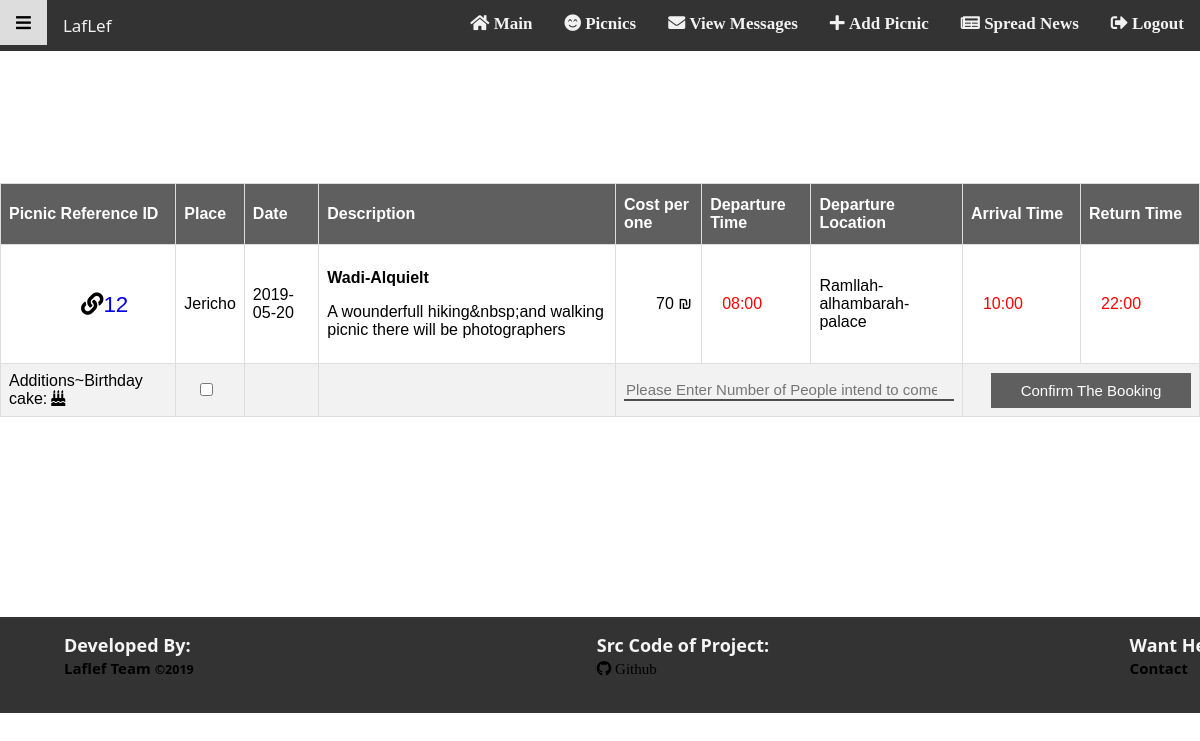
/booking.php?id=12 (signed in), run on the app's committed database.
### tables this page shows
CREATE TABLE IF NOT EXISTS `picnic` (
  `pid` int(11) NOT NULL AUTO_INCREMENT,
  `food` varchar(128) NOT NULL,
  `cost` double NOT NULL,
  `capacity` int(11) NOT NULL,
  `description` text NOT NULL,
  `returntime` time NOT NULL,
  `arrivaltime` time NOT NULL,
  `departuretime` time NOT NULL,
  `date` date NOT NULL,
  `departurelocation` varchar(45) NOT NULL,
  `place` varchar(45) NOT NULL,
  `activities` text NOT NULL,
  `images` varchar(45) NOT NULL DEFAULT 'default.jpg;default.jpg;default.jpg',
  `title` varchar(45) NOT NULL,
  `escorts` varchar(30) NOT NULL,
  `escorttel` int(12) NOT NULL,
  PRIMARY KEY (`pid`)
);

### model.php (called while the page is built, shortened)
<?php
$server = "localhost";
$username = "root";
$password = "";
$dbname = "laflefbzu";
$conn = "mysql:host=$server;dbname=$dbname";
$pdo = null;
try {
    $pdo = new PDO($conn, $username, $password);
    $pdo->setAttribute(PDO::ATTR_ERRMODE, PDO::ERRMODE_EXCEPTION);
} catch (PDOException $e) {
    die($e->getMessage());
}
function getPicnicById($pid)
{
    global $pdo;
    return $pdo->query("select pid , place , date , description , cost , departuretime , departurelocation , arrivaltime , returntime from picnic where pid = " . $pid . ";");
}
function trackPicnicsCapacity($pid)
{
    global $pdo;
    return $pdo->query("select sum(pnum) total_bookers from book where pid = " . $pid);
}
function getPicnicsCapacity($pid)
{
    global $pdo;
    return $pdo->query("select capacity from picnic where pid = " . $pid);
}

### booking.php (the view, shortened to what this page needs)
<?php
include 'layout.php';
include 'model.php';
?>
<div class="container" id="container">
    <form method="post" action="confirmation.php" id="form">
        <table class="picnic-table">
            <thead>
            <tr>
                <th>Picnic Reference ID</th>
                <th>Place</th>
                <th>Date</th>
                <th>Description</th>
                <th>Cost per one</th>
                <th>Departure Time</th>
                <th>Departure Location</th>
                <th>Arrival Time</th>
                <th>Return Time</th>
            </tr>
            </thead>
            <tbody>
            <?php
            $res = null;
            $capacityNum = 0;
            $bookers = 0;
            if (isset($_GET['id'])) {
                $capacity = getPicnicsCapacity($_GET['id']);
                $booker = trackPicnicsCapacity($_GET['id']);
                if ($i = $capacity->fetch()) {
                    $capacityNum = $i['capacity'];
                }
                if ($j = $booker->fetch()) {
                    $bookers = $j['total_bookers'];
                }
                $res = getPicnicById($_GET['id']);
            }
            $keys = ["pid", "place", "date", "description", "cost", "departuretime", "departurelocation", "arrivaltime", "returntime"];
            if ($row = $res->fetch()) {
            ?>
            <tr><?php
                foreach ($keys as $i) {
                    if ($i == "description") {
                        $desc = explode(',', $row[$i]);
                        $row[$i] = $desc[0];
                    }
                    if ($i == "pid") {
                        echo "<td  data-tool-tip='For more Details' class='pid' style='padding-left: 80px;font-size: 1.4pc'><a id='pidA' href='#'" . $row[$i] . "' style='text-decoration:none;'>" . $row[$i] . "</a></td>";
                        ?>
                    <?php
                    } else if ($i == "cost") {
                    ?>
                    <td style="padding-left: 40px"><?= $row[$i] ?> &#8362;</td><?php
                    } else if (strpos($i, "time")) {
                        $time = explode(":", $row[$i]);
                        unset($time[2]);
                        $row[$i] = implode(":", $time);
                        ?>
                    <td style="padding-left: 20px">
                        <time><?= $row[$i] ?></time></td><?php
                    } else { ?>
                    <td><?= $row[$i] ?></td><?php
                    }
                }
                echo "</tr>";
                } ?>
            <tr>
                <td colspan="1"><label style="font-size: 16px" id="Bcake">Additions~Birthday cake:</label></td>
                <td colspan="1" style="padding-left: 20px">
                    <div class="tooltip"><input type="checkbox" name="Birthday_cake" value="Birthday Cake">
                    </div>
                </td>
                <td colspan="1">
                </td>
                <td colspan="1">
                </td>
                <td colspan="3"><input type="number" min="1" max="<?= ($capacityNum - $bookers) ?>"
                                       class="filter-input"
                                       name="numOfSeats"
                                       placeholder="Please Enter Number of People intend to come "
                                       id="NumberOfPeople" data-tool-tip="Number of Guests intend to come">
                </td>
                <td colspan="2"><input style="width: 200px" type="submit" name="confirm" value="Confirm The Booking"
                                       class="button" onclick=" return f()"><input
                            name="pid"></td>
            </tr>
            </tbody>
        </table>
    </form>
</div>
<?php require 'footer.php' ?>

### css/mainStylesheet.css (style rules this page uses)
* { box-sizing: border-box; }
body { margin: 0px; font-family: 'segoe ui', Serif, "Arial"; }
.container { padding-top: 11%; width: 100%; overflow: hidden; transition: padding-left 0.5s ease; }
.picnic-table { overflow: scroll; font-family: "Trebuchet MS", Arial, Helvetica, sans-serif; border-collapse: collapse; width: 100%; }
.picnic-table td, .picnic-table th { border: 1px solid #ddd; padding: 8px; }
.picnic-table tr:nth-child(even) { background-color: #f2f2f2; }
.picnic-table th { padding-top: 12px; padding-bottom: 12px; text-align: left; background-color: #5F5F5F; color: white; }
.button { background-color: #5F5F5F; color: white; text-align: center; display: inline-block; border: none; width: 100px; height: 35px; margin-left: 20px; font-size: 15px; }
.filter-input { width: 100%; font-size: 15px; text-align: center; border: none; border-bottom: 2px #4D4D4D solid; overflow: hidden; outline: none; background: none; color: black; }
time { color: red; }
.tooltip { position: relative; display: inline-block; }
*, *::before, *::after { box-sizing: border-box; }
form input[type="text"]:not(:placeholder-shown):valid, form input[type="tel"]:not(:placeholder-shown):valid, form input[type="email"]:not(:placeholder-shown):valid form input[type="password"]:not(:placeholder-shown):valid, form input[type="number"]:not(:placeholder-shown):valid { background: url('../img/icons/checked.svg') no-repeat; background-size: 20px; background-position: 5px, 20px; padding-left: 10px !important; }
form div { position: relative; }
input[data-tool-tip]::after { content: attr(data-tool-tip); display: block; position: absolute; background-color: #333333; padding: 1em 3em; color: white; border-radius: 5px; font-size: 10px; bottom: 100%; left: 0; white-space: nowrap; transform: scale(0); transition: transform ease-out 150ms; }
.pid::before { font-family: "Font Awesome 5 Free"; content: ' \f0c1'; font-weight: 900; }
#Bcake::after { font-family: "Font Awesome 5 Free"; content: ' \f1fd '; font-weight: 900; }

### data on the page
picnic: pid "12", place "Jericho", date "2019-05-20", cost "70", departurelocation "Ramllah-alhambarah-palace"

### other printed values
$row[$i] "Wadi-Alquielt A wounderfull hiking&nbsp;and walking picnic there will be photographers"
$row[$i] "08:00"
$row[$i] "10:00"
$row[$i] "22:00"
